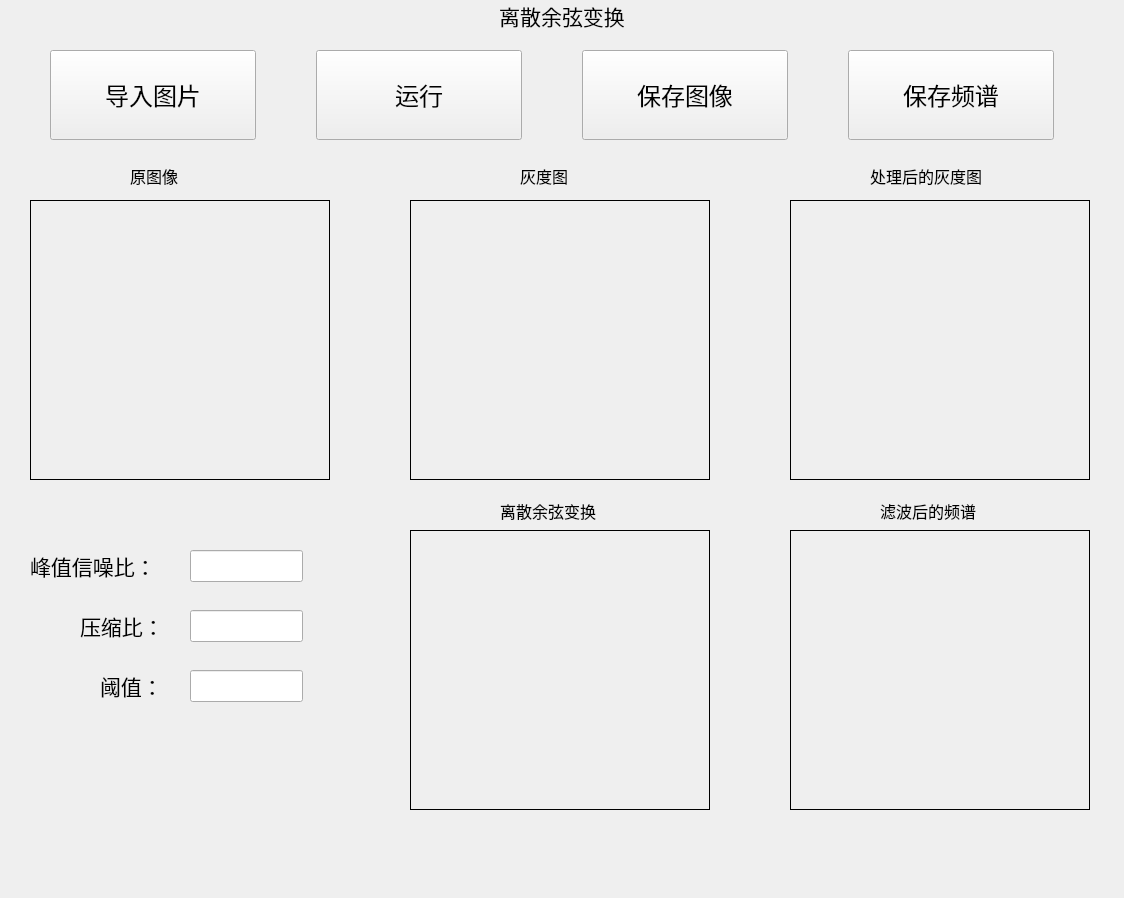
<?xml version="1.0" encoding="UTF-8"?>
<ui version="4.0">
 <class>Form</class>
 <widget class="QWidget" name="Form">
  <property name="geometry">
   <rect>
    <x>0</x>
    <y>0</y>
    <width>1124</width>
    <height>898</height>
   </rect>
  </property>
  <property name="windowTitle">
   <string>Form</string>
  </property>
  <widget class="QLabel" name="label_filter_cos">
   <property name="geometry">
    <rect>
     <x>790</x>
     <y>530</y>
     <width>300</width>
     <height>280</height>
    </rect>
   </property>
   <property name="styleSheet">
    <string notr="true">border: 1px solid black;</string>
   </property>
   <property name="text">
    <string/>
   </property>
  </widget>
  <widget class="QLineEdit" name="lineEdit_threshold">
   <property name="geometry">
    <rect>
     <x>190</x>
     <y>670</y>
     <width>113</width>
     <height>32</height>
    </rect>
   </property>
   <property name="font">
    <font>
     <pointsize>12</pointsize>
    </font>
   </property>
   <property name="text">
    <string/>
   </property>
  </widget>
  <widget class="QLabel" name="label">
   <property name="geometry">
    <rect>
     <x>130</x>
     <y>160</y>
     <width>151</width>
     <height>31</height>
    </rect>
   </property>
   <property name="font">
    <font>
     <family>宋体</family>
     <pointsize>12</pointsize>
    </font>
   </property>
   <property name="tabletTracking">
    <bool>false</bool>
   </property>
   <property name="text">
    <string>原图像</string>
   </property>
  </widget>
  <widget class="QPushButton" name="pushButton_3">
   <property name="geometry">
    <rect>
     <x>582</x>
     <y>50</y>
     <width>206</width>
     <height>90</height>
    </rect>
   </property>
   <property name="font">
    <font>
     <family>宋体</family>
     <pointsize>18</pointsize>
    </font>
   </property>
   <property name="text">
    <string>保存图像</string>
   </property>
  </widget>
  <widget class="QPushButton" name="pushButton_2">
   <property name="geometry">
    <rect>
     <x>316</x>
     <y>50</y>
     <width>206</width>
     <height>90</height>
    </rect>
   </property>
   <property name="minimumSize">
    <size>
     <width>70</width>
     <height>70</height>
    </size>
   </property>
   <property name="maximumSize">
    <size>
     <width>240</width>
     <height>90</height>
    </size>
   </property>
   <property name="sizeIncrement">
    <size>
     <width>170</width>
     <height>20</height>
    </size>
   </property>
   <property name="font">
    <font>
     <family>宋体</family>
     <pointsize>18</pointsize>
    </font>
   </property>
   <property name="text">
    <string>运行</string>
   </property>
  </widget>
  <widget class="QLabel" name="label_filter">
   <property name="geometry">
    <rect>
     <x>790</x>
     <y>200</y>
     <width>300</width>
     <height>280</height>
    </rect>
   </property>
   <property name="styleSheet">
    <string notr="true">border: 1px solid black;</string>
   </property>
   <property name="text">
    <string/>
   </property>
  </widget>
  <widget class="QLineEdit" name="lineEdit_SNR">
   <property name="geometry">
    <rect>
     <x>190</x>
     <y>550</y>
     <width>113</width>
     <height>32</height>
    </rect>
   </property>
   <property name="font">
    <font>
     <pointsize>12</pointsize>
    </font>
   </property>
   <property name="text">
    <string/>
   </property>
  </widget>
  <widget class="QLabel" name="label_6">
   <property name="geometry">
    <rect>
     <x>880</x>
     <y>495</y>
     <width>151</width>
     <height>31</height>
    </rect>
   </property>
   <property name="font">
    <font>
     <family>宋体</family>
     <pointsize>12</pointsize>
    </font>
   </property>
   <property name="tabletTracking">
    <bool>false</bool>
   </property>
   <property name="text">
    <string>滤波后的频谱</string>
   </property>
  </widget>
  <widget class="QPushButton" name="pushButton">
   <property name="geometry">
    <rect>
     <x>50</x>
     <y>50</y>
     <width>206</width>
     <height>90</height>
    </rect>
   </property>
   <property name="sizeIncrement">
    <size>
     <width>170</width>
     <height>20</height>
    </size>
   </property>
   <property name="font">
    <font>
     <family>宋体</family>
     <pointsize>18</pointsize>
    </font>
   </property>
   <property name="text">
    <string>导入图片</string>
   </property>
  </widget>
  <widget class="QLineEdit" name="lineEdit_CR">
   <property name="geometry">
    <rect>
     <x>190</x>
     <y>610</y>
     <width>113</width>
     <height>32</height>
    </rect>
   </property>
   <property name="font">
    <font>
     <pointsize>12</pointsize>
    </font>
   </property>
   <property name="text">
    <string/>
   </property>
  </widget>
  <widget class="QLabel" name="label_5">
   <property name="geometry">
    <rect>
     <x>870</x>
     <y>160</y>
     <width>151</width>
     <height>31</height>
    </rect>
   </property>
   <property name="font">
    <font>
     <family>宋体</family>
     <pointsize>12</pointsize>
    </font>
   </property>
   <property name="tabletTracking">
    <bool>false</bool>
   </property>
   <property name="text">
    <string>处理后的灰度图</string>
   </property>
  </widget>
  <widget class="QPushButton" name="pushButton_4">
   <property name="geometry">
    <rect>
     <x>848</x>
     <y>50</y>
     <width>206</width>
     <height>90</height>
    </rect>
   </property>
   <property name="font">
    <font>
     <family>宋体</family>
     <pointsize>18</pointsize>
    </font>
   </property>
   <property name="text">
    <string>保存频谱</string>
   </property>
  </widget>
  <widget class="QLabel" name="label_7">
   <property name="geometry">
    <rect>
     <x>80</x>
     <y>610</y>
     <width>111</width>
     <height>32</height>
    </rect>
   </property>
   <property name="font">
    <font>
     <pointsize>16</pointsize>
    </font>
   </property>
   <property name="text">
    <string>压缩比：</string>
   </property>
  </widget>
  <widget class="QLabel" name="label_grey">
   <property name="geometry">
    <rect>
     <x>410</x>
     <y>200</y>
     <width>300</width>
     <height>280</height>
    </rect>
   </property>
   <property name="styleSheet">
    <string notr="true">border: 1px solid black;</string>
   </property>
   <property name="text">
    <string/>
   </property>
  </widget>
  <widget class="QLabel" name="label_3">
   <property name="geometry">
    <rect>
     <x>520</x>
     <y>160</y>
     <width>151</width>
     <height>31</height>
    </rect>
   </property>
   <property name="font">
    <font>
     <family>宋体</family>
     <pointsize>12</pointsize>
    </font>
   </property>
   <property name="tabletTracking">
    <bool>false</bool>
   </property>
   <property name="text">
    <string>灰度图</string>
   </property>
  </widget>
  <widget class="QLabel" name="label_9">
   <property name="geometry">
    <rect>
     <x>100</x>
     <y>670</y>
     <width>111</width>
     <height>32</height>
    </rect>
   </property>
   <property name="font">
    <font>
     <pointsize>16</pointsize>
    </font>
   </property>
   <property name="text">
    <string>阈值：</string>
   </property>
  </widget>
  <widget class="QLabel" name="label_2">
   <property name="geometry">
    <rect>
     <x>30</x>
     <y>550</y>
     <width>151</width>
     <height>32</height>
    </rect>
   </property>
   <property name="font">
    <font>
     <pointsize>16</pointsize>
    </font>
   </property>
   <property name="text">
    <string>峰值信噪比：</string>
   </property>
  </widget>
  <widget class="QLabel" name="label_origin">
   <property name="geometry">
    <rect>
     <x>30</x>
     <y>200</y>
     <width>300</width>
     <height>280</height>
    </rect>
   </property>
   <property name="styleSheet">
    <string notr="true">border: 1px solid black;</string>
   </property>
   <property name="text">
    <string/>
   </property>
  </widget>
  <widget class="QLabel" name="label_4">
   <property name="geometry">
    <rect>
     <x>500</x>
     <y>495</y>
     <width>151</width>
     <height>31</height>
    </rect>
   </property>
   <property name="font">
    <font>
     <family>宋体</family>
     <pointsize>12</pointsize>
    </font>
   </property>
   <property name="tabletTracking">
    <bool>false</bool>
   </property>
   <property name="text">
    <string>离散余弦变换</string>
   </property>
  </widget>
  <widget class="QLabel" name="label_grey_cos">
   <property name="geometry">
    <rect>
     <x>410</x>
     <y>530</y>
     <width>300</width>
     <height>280</height>
    </rect>
   </property>
   <property name="styleSheet">
    <string notr="true">border: 1px solid black;</string>
   </property>
   <property name="text">
    <string/>
   </property>
  </widget>
  <widget class="QLabel" name="label_8">
   <property name="geometry">
    <rect>
     <x>0</x>
     <y>0</y>
     <width>1124</width>
     <height>40</height>
    </rect>
   </property>
   <property name="font">
    <font>
     <pointsize>16</pointsize>
    </font>
   </property>
   <property name="text">
    <string>离散余弦变换</string>
   </property>
   <property name="alignment">
    <set>Qt::AlignHCenter|Qt::AlignTop</set>
   </property>
  </widget>
 </widget>
 <resources/>
 <connections/>
</ui>
